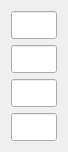
    <widget class="QWidget" name="layoutWidget">
     <property name="geometry">
      <rect>
       <x>440</x>
       <y>50</y>
       <width>68</width>
       <height>132</height>
      </rect>
     </property>
     <layout class="QVBoxLayout" name="verticalLayout_15">
      <item>
       <widget class="QLineEdit" name="elasticmodunitsoutput">
        <property name="minimumSize">
         <size>
          <width>0</width>
          <height>28</height>
         </size>
        </property>
        <property name="maximumSize">
         <size>
          <width>16777215</width>
          <height>28</height>
         </size>
        </property>
        <property name="readOnly">
         <bool>true</bool>
        </property>
       </widget>
      </item>
      <item>
       <widget class="QLineEdit" name="bottomtocentroidunits">
        <property name="minimumSize">
         <size>
          <width>0</width>
          <height>28</height>
         </size>
        </property>
        <property name="maximumSize">
         <size>
          <width>16777215</width>
          <height>28</height>
         </size>
        </property>
        <property name="readOnly">
         <bool>true</bool>
        </property>
       </widget>
      </item>
      <item>
       <widget class="QLineEdit" name="toptocentroidunits">
        <property name="minimumSize">
         <size>
          <width>0</width>
          <height>28</height>
         </size>
        </property>
        <property name="maximumSize">
         <size>
          <width>16777215</width>
          <height>28</height>
         </size>
        </property>
        <property name="readOnly">
         <bool>true</bool>
        </property>
       </widget>
      </item>
      <item>
       <widget class="QLineEdit" name="areaunits">
        <property name="minimumSize">
         <size>
          <width>0</width>
          <height>28</height>
         </size>
        </property>
        <property name="maximumSize">
         <size>
          <width>16777215</width>
          <height>28</height>
         </size>
        </property>
        <property name="readOnly">
         <bool>true</bool>
        </property>
       </widget>
      </item>
     </layout>
    </widget>
